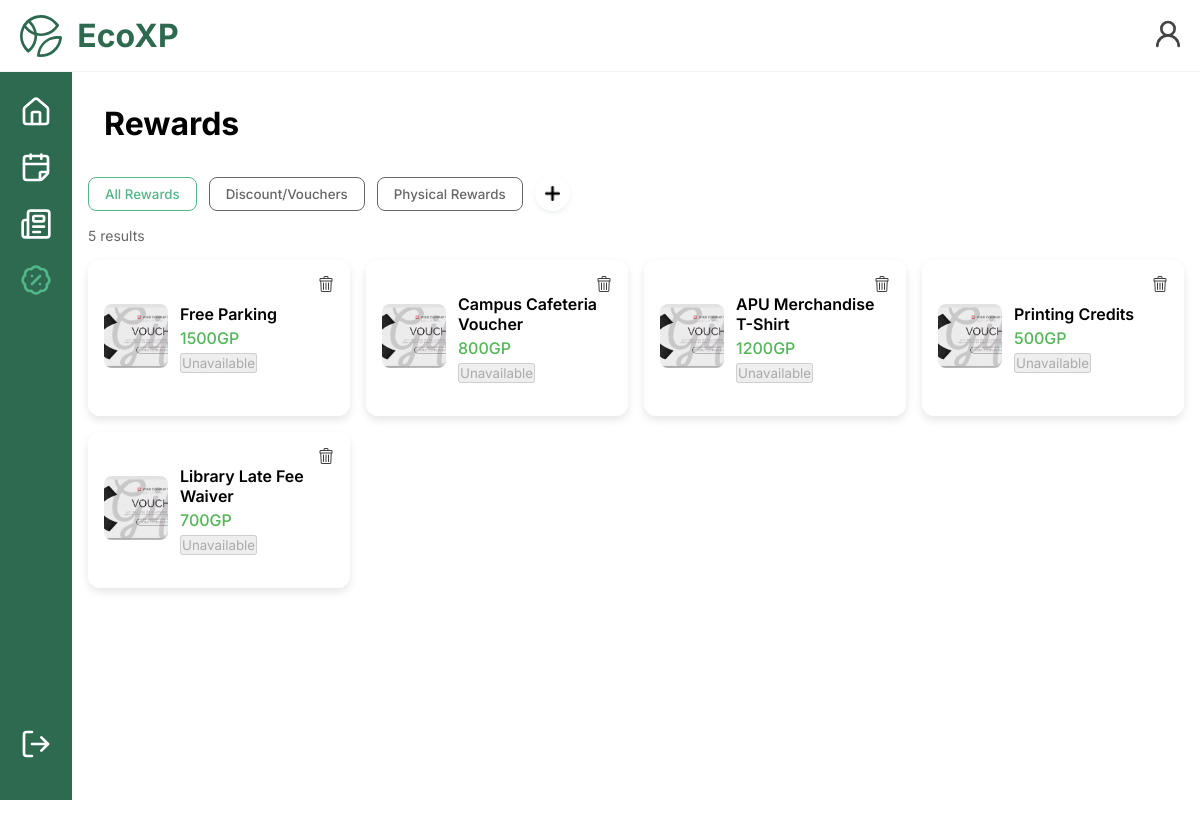
The page /event_manager/php/event-manager-rewards-management.php (signed in) on the database its author committed.
### tables this page shows
CREATE TABLE IF NOT EXISTS `rewards` (
  `rewards_id` int NOT NULL AUTO_INCREMENT,
  `reward_name` varchar(50) NOT NULL,
  `description` text NOT NULL,
  `points_required` int NOT NULL,
  `quantity` int NOT NULL,
  `category` varchar(255) NOT NULL,
  PRIMARY KEY (`rewards_id`),
  UNIQUE KEY `rewards_id` (`rewards_id`)
);

### event_manager/php/event-manager-rewards-management.php (the view, shortened to what this page needs)
<?php
    require_once __DIR__ . "/../../config/Database.php";
    $active_category = $_GET['category'] ?? 'All Rewards';
    $result = null;
    if ($active_category === 'All Rewards') {
        $sql = "SELECT rewards_id, reward_name, description, points_required
                FROM rewards";
        $result = mysqli_query($database, $sql);
    } elseif ($active_category === 'Physical Rewards') {
        $sql = "SELECT rewards_id, reward_name, description, points_required
                FROM rewards
                WHERE category LIKE '%Physical%'";
        $result = mysqli_query($database, $sql);
    } elseif ($active_category === 'Discount/Vouchers') {
        $sql = "SELECT rewards_id, reward_name, description, points_required
                FROM rewards
                WHERE category LIKE '%Vouchers%'";
        $result = mysqli_query($database, $sql);
    }
?>
<!DOCTYPE html>
<html lang="en">
<head>
    <link rel="stylesheet" href="../../mobile.css">
    <link rel="stylesheet" href="../css/event-manager-rewards-management.css">
</head>
<body>
    <header class="top-bar" role="banner">
    <div class="top-left">
        <button class="icon-btn no-hover topbar-icon" onclick="window.location.href='event-manager-home.php'" style="display:flex;align-items:center;gap:8px;">
            <h2 class="top-title">EcoXP</h2>
        </button>
    </div>
    <div class="top-right">
        <a href="event-manager-profile.php" aria-label="Profile" class="topbar-icon">
            <button class="icon-btn" aria-label="Profile">
                <i data-lucide="user-round"></i>
            </button>
        </a>
    </div>
    </header>
    <nav class="side-bar" role="navigation" aria-label="Main">
    <div class="participant-icon-container">
        <div id="home-icon-box">
        <a href="event-manager-home.php" class="icon-link sidebar-icon" aria-label="Home">
            <button class="icon-btn"><i data-lucide="house"></i></button>
        </a>
        </div>
        <a class="icon-link sidebar-icon" href="event-manager-calendar.php" aria-label="Calendar">
        <button class="icon-btn"><i data-lucide="calendar-fold"></i></button>
        </a>
        <a class="icon-link sidebar-icon" href="event-manager-news.php" aria-label="News Feed Management">
        <button class="icon-btn"><i data-lucide="newspaper"></i></button>
        </a>
        <a class="icon-link active sidebar-icon" href="event-manager-rewards-management.php" aria-label="Rewards">
        <button class="icon-btn"><i data-lucide="badge-percent"></i></button>
        </a>
    </div>
    <a class="icon-link sidebar-icon" id="logout" aria-label="Logout" onclick="return logout_confirm();">
        <button class="icon-btn"><i data-lucide="log-out"></i></button>
    </a>
    </nav>
    <main class="main-content">
        <div class="page-header">
            <div class="title-box"><h1>Rewards</h1></div>
        </div>
        <div class="reward-categories">
            <form method="GET" style="display:flex; gap:12px;">
                <button type="submit" name="category" value="All Rewards"
                    class="category-btn <?php echo ($active_category === 'All Rewards') ? 'active' : ''; ?>">
                    All Rewards
                </button>
                <button type="submit" name="category" value="Discount/Vouchers"
                    class="category-btn <?php echo ($active_category === 'Discount/Vouchers') ? 'active' : ''; ?>">
                    Discount/Vouchers
                </button>
                <button type="submit" name="category" value="Physical Rewards"
                    class="category-btn <?php echo ($active_category === 'Physical Rewards') ? 'active' : ''; ?>">
                    Physical Rewards
                </button>
            </form>
            <div class="add-btn-container">
                <button class="add-btn" onclick="window.location.href='event-manager-new-reward-post.php'">
                    <img src="../../images/add.png" alt="add rewards">
                </button>
            </div>
        </div>
        <p class="result-count">
            <?php echo ($result) ? mysqli_num_rows($result) : 0; ?> results
        </p>
            <div class="reward-container">
            <?php
            if (mysqli_num_rows($result) > 0) {
                while ($row = mysqli_fetch_assoc($result)) {
                    ?>
                    <div class="reward-card">
                        <button class="reward-card-trash-icon"
                                onclick="deleteReward(<?php echo $row['rewards_id']; ?>)"
                                title="Delete reward">
                            <img src="../../images/trash.png" alt="Delete">
                        </button>
                        <div class="reward-img"><img src="../../images/voucher.png"></div>
                        <div class="reward-info">
                            <h3><?php echo $row['reward_name']; ?></h3>
                            <p class="reward-points"><?php echo $row['points_required']; ?>GP</p>
                            <button class="unavailible-btn" disabled >Unavailable</button>
                        </div>
                    </div>
                    <?php
                }
            } else {
                echo '<p>No rewards available at the moment.</p>';
            }
            ?>
            </div>
        </main>
</body>
</html>

### mobile.css (style rules this page uses)
.top-bar { position: fixed; top: 0; left: 0; right: 0; height: 72px; display: flex; align-items: center; justify-content: space-between; padding: 0 16px; background-color: rgba(255, 255, 255, 0.4); backdrop-filter: blur(20px); -webkit-backdrop-filter: blur(10px); border-bottom: 1px solid rgba(0, 0, 0, 0.05); z-index: 1000; }
.top-bar .top-left, .top-bar .top-center, .top-bar .top-right { display: flex; align-items: center; }
.top-bar .top-left { gap: 12px; flex: 0; }
.top-bar .top-right { gap: 12px; flex: 0; }
.top-bar .top-title { font-size: 32px; color: var(--primary-green); margin: 0; padding: 0; }
.icon-btn svg { flex-shrink: 0; display: block; }
.icon-btn.no-hover { padding: 8px 80px; gap: 8px; height: auto; }
.top-bar .top-left .icon-btn svg { flex-shrink: 0; }
.top-bar .top-left .icon-btn h2 { white-space: nowrap; }
.side-bar { position: fixed; top: 72px; left: 0; bottom: auto; width: 72px; background: var(--primary-green); display: flex; flex-direction: column; align-items: center; z-index: 900; padding-top: 24px; padding-bottom: 24px; max-height: calc(100vh - 72px); overflow-y: auto; }
.participant-icon-container { display: flex; flex-direction: column; align-items: center; gap: 24px; width: 100%; flex: 1; }
.icon-link { display: flex; align-items: center; justify-content: center; text-decoration: none; }
.icon-link .icon-btn { color: var(--card-white); stroke-width: 1.5; transition: all 0.2s ease; }
.icon-link.active .icon-btn { color: var(--secondary-green); stroke-width: 2.2; }
#logout { margin: auto; }
.side-bar { position: fixed; top: 72px; left: 0; bottom: 0; width: 72px; background: var(--primary-green); display: flex; align-items: flex-start; z-index: 900; padding-top: 24px; }
.participant-icon-container { display: flex; flex-direction: column; align-items: center; gap: 24px; width: 100%; }
.main-content { margin-left: 72px; margin-top: 72px; padding: 16px; min-height: calc(100vh - 72px); width: calc(100% - 72px); box-sizing: border-box; }
.sidebar-icon .icon-btn, .sidebar-icon .icon-btn svg, .sidebar-icon .icon-btn i { width: 32px; height: 32px; }
.topbar-icon .icon-btn, .topbar-icon .icon-btn svg, .topbar-icon .icon-btn i { width: 32px; height: 32px; }
.icon-link.active .icon-btn { color: var(--secondary-green); }
:root { --primary-green: #2D6A4F; --secondary-green: #52B788; --ice-mint: #f0f7f4; --shadow: rgba(45, 106, 79, 0.1); --card-white: #FFFFFF; --primary-text: #444444; --secondary-text: #666666; --line-black: #999999; }
* { margin: 0; padding: 0; box-sizing: border-box; font-family: 'Inter', sans-serif; }
html, body { height: 100%; overflow-x: hidden; }
body { padding-bottom: 96px; }
.page-header { height: 64px; display: flex; align-items: left; padding: 16px; }
.icon-btn { width: 40px; height: 40px; color: var(--primary-text); stroke-width: 1.5; background: none; border: none; padding: 6px; display: inline-flex; align-items: center; justify-content: center; cursor: pointer; transition: transform 160ms ease, box-shadow 160ms ease; }
#logout { margin-top: auto; margin-bottom: 16px; }

### rows shown on the page
rewards: reward_name "Free Parking", points_required "1500"
rewards: reward_name "Campus Cafeteria Voucher", points_required "800"
rewards: reward_name "APU Merchandise T-Shirt", points_required "1200"
rewards: reward_name "Printing Credits", points_required "500"
rewards: reward_name "Library Late Fee Waiver", points_required "700"

### other values the page prints
mysqli_num_rows($result) "5"
